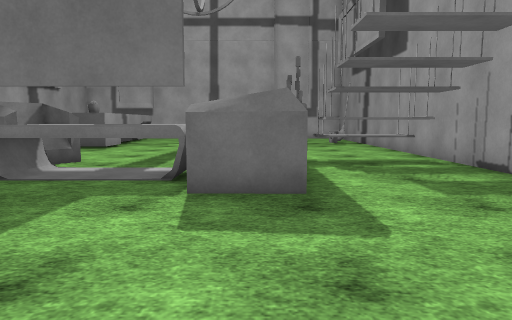
View 1 (above)

13 first-person views from a walk through a Unity game level. The camera is 1.2 m above the floor, tilts 6° down and sees 70° across. The floor is counted in squares, 1 m on a side. Each view is taken from the middle of a square. On the plan, view 1 faces up. The plan holds only what a view shows up to about 15 squares ahead; the rest is blank. The place goes on beyond the plan. The player is left out. Surface patterns are stand-ins for the level's own textures.

View 2
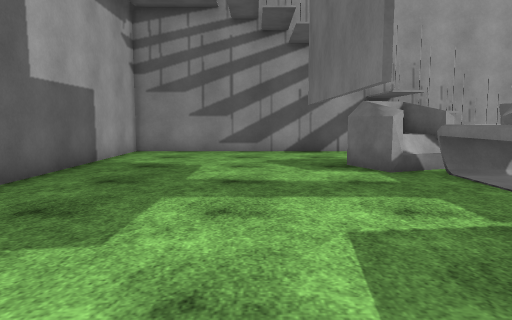

View 3
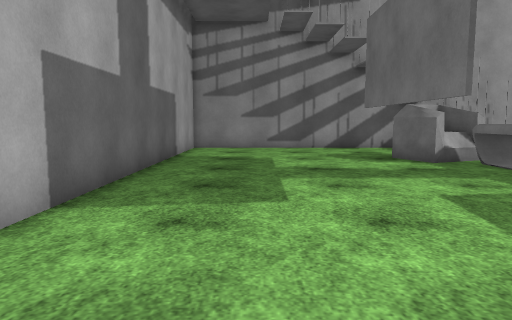

View 4
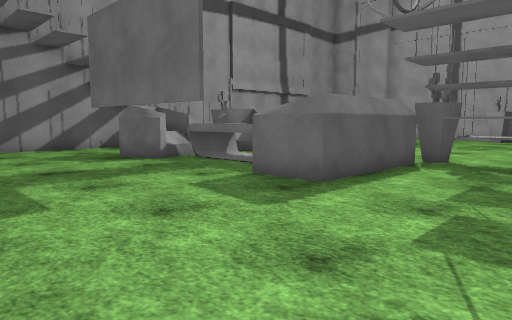

View 5
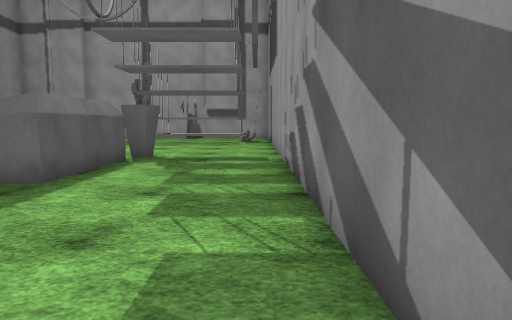

View 6
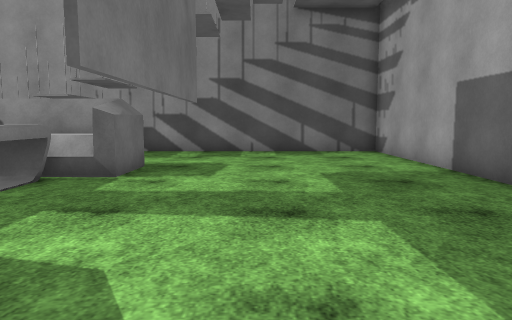

View 7
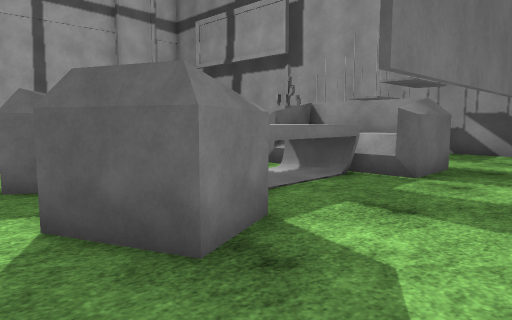

View 8
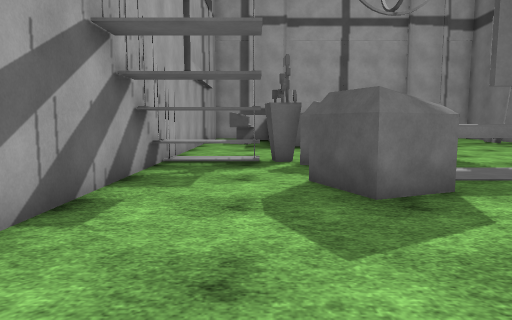

View 9
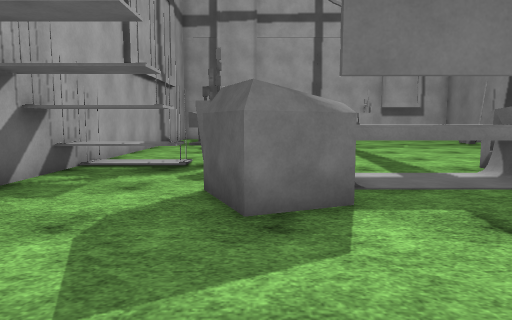

View 10
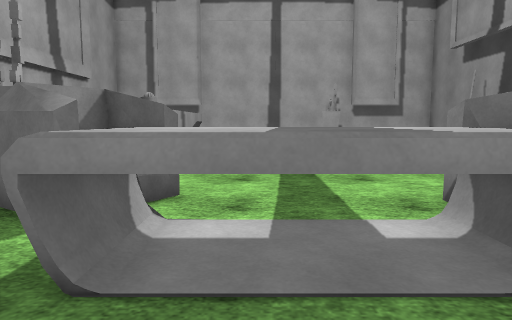

View 11
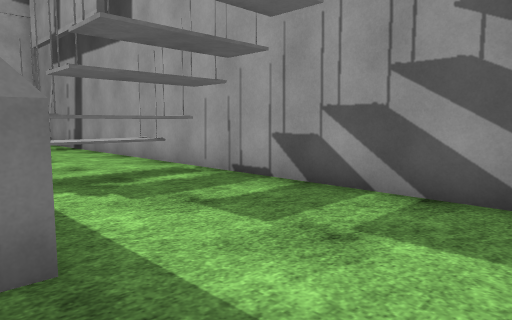

View 12
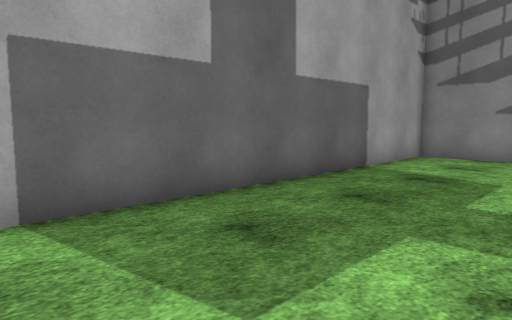

View 13
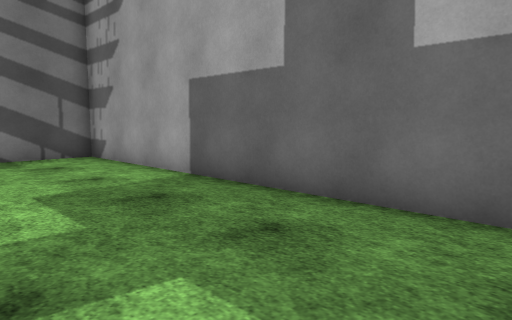

### Floor plan
Key: @ floor where view 1 was taken; # wall or solid block; . floor; = window, fence, low wall or low ledge; ^ raised ledge; A armchair; P plant; T table; S sofa; H thing the floor can be seen under or through.
Columns run from 12 left of view 1 to 6 right of it. Each row starts with its distance up from view 1.
 12 #  #         #^^^=#
 11 #=.#PAAA...S P^^^##
 10 #^^^AAA....SSS^^^##
  9 #^^^..ATTTT SS....#
  8 #....AATTTTSSS....#
  7 #...AAATTTTSSS....#
  6 #....AA....SSS....#
  5 #.................#
  4 #.....HHHHHH......#
  3 #.................#
  2 #.................#
  1 #.................#
  0 #...........@.....#
 -1 #.................#
 -2 ###################

Positions as (right, up) in squares from view 1, and headings:
1: (0, 0), facing up
2: (3, 3), facing left
3: (5, 1), facing left
4: (5, 0), facing up-left
5: (5, -1), facing up
6: (-9, 3), facing right
7: (-9, 3), facing up-right
8: (-9, 0), facing up
9: (-7, 1), facing up
10: (-4, 5), facing up
11: (0, 3), facing up-right
12: (1, 3), facing down-left
13: (-7, 3), facing down-right
